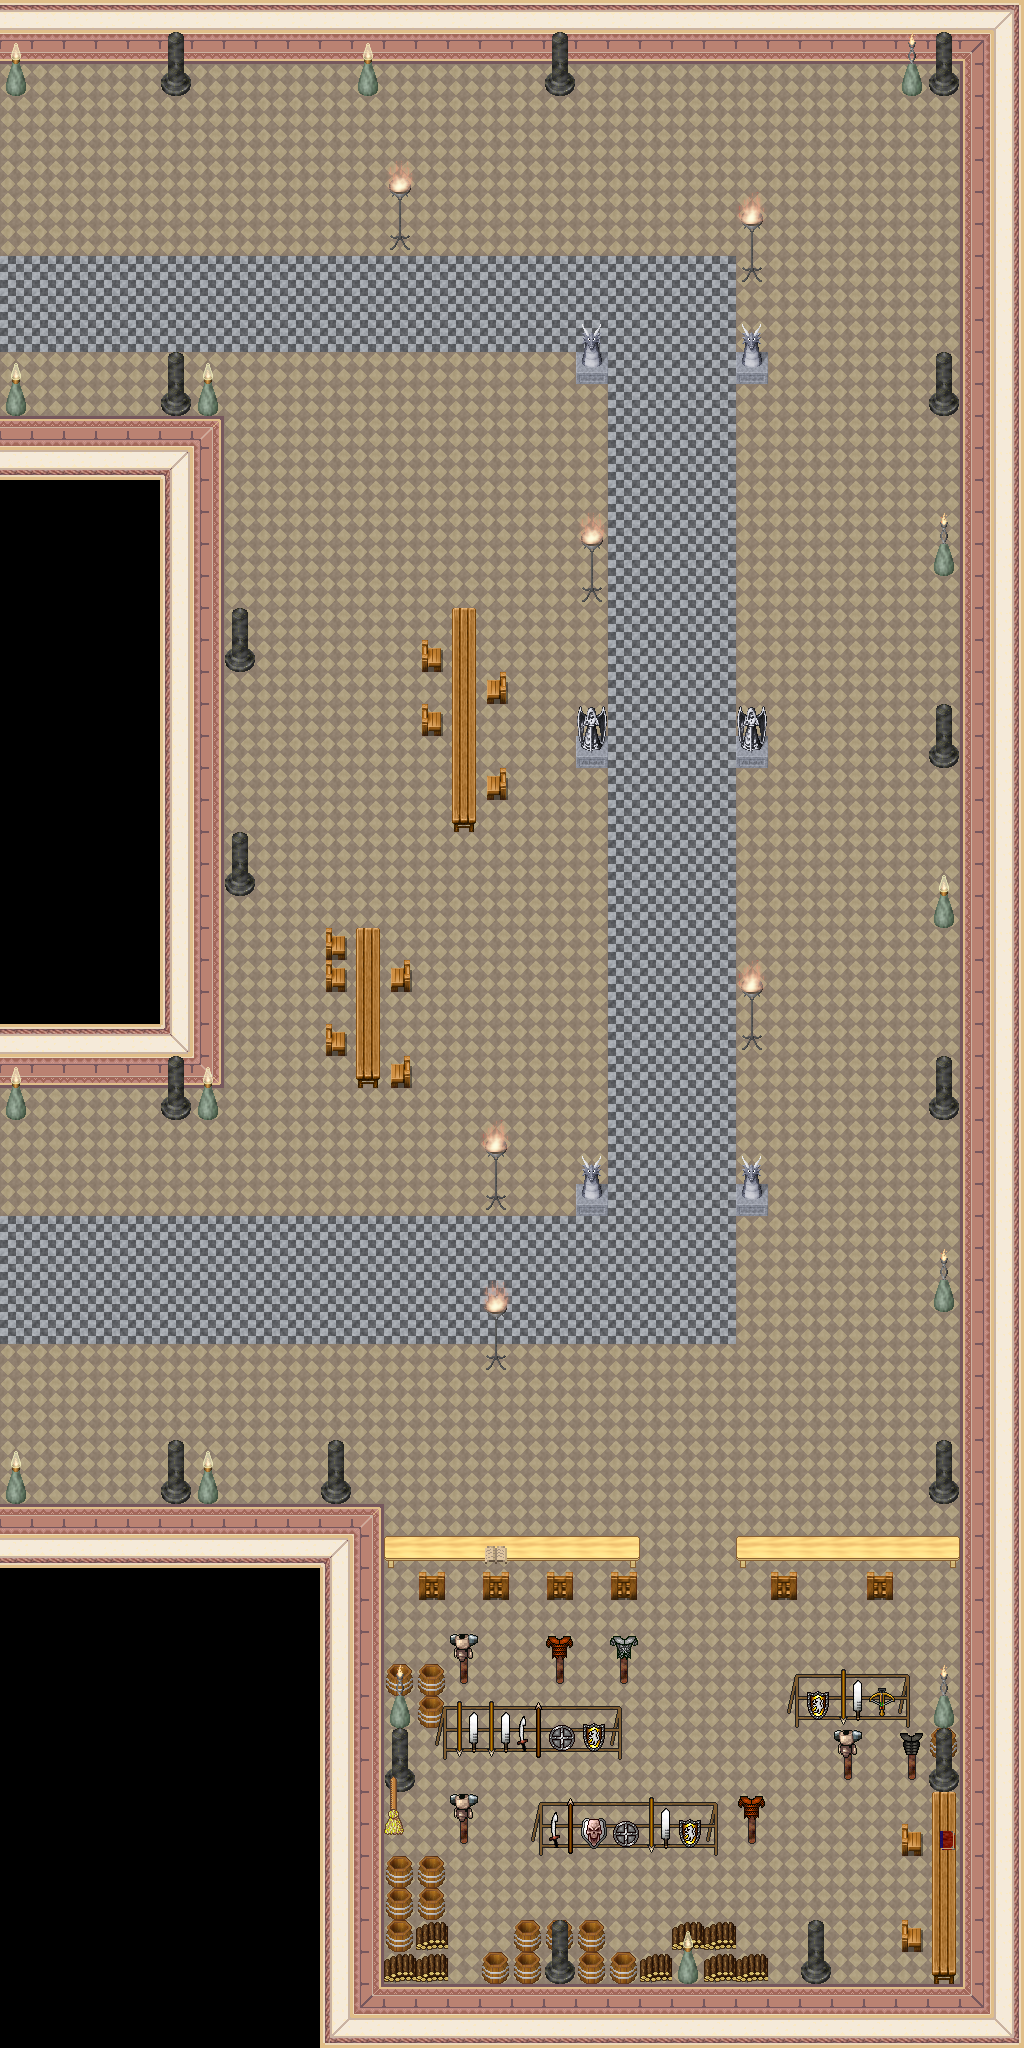

Tiled map render using the project's own tile images. Description and the map definition, with tile-layer contents summarised, below:
An orthogonal 32x64 tile map with 32x32 px tiles, 5 tile layers (0_floor, 1_terrain, 2_object, 3_roof, ...), 3 hidden layers not drawn, 23 tilesets.

<map version="1.0" tiledversion="1.1.3" orientation="orthogonal" renderorder="right-down" width="32" height="64" tilewidth="32" tileheight="32" infinite="0" nextobjectid="1">
 <tileset firstgid="1" name="../../tileset/ground/brown_paving.png" tilewidth="32" tileheight="32" tilecount="2" columns="2">
  <image source="../../tileset/ground/brown_paving.png" width="64" height="32" />
 </tileset>
 <tileset firstgid="3" name="../../tileset/building/wall/int_wall_pale.png" tilewidth="32" tileheight="32" tilecount="16" columns="2">
  <image source="../../tileset/building/wall/int_wall_pale.png" width="64" height="256" />
 </tileset>
 <tileset firstgid="19" name="../../tileset/building/wall/int_wall_purple.png" tilewidth="32" tileheight="32" tilecount="20" columns="2">
  <image source="../../tileset/building/wall/int_wall_purple.png" width="64" height="320" />
 </tileset>
 <tileset firstgid="39" name="../../tileset/item/armor/weapons_rack.png" tilewidth="32" tileheight="32" tilecount="18" columns="9">
  <image source="../../tileset/item/armor/weapons_rack.png" width="288" height="64" />
 </tileset>
 <tileset firstgid="57" name="../../tileset/item/armor/armor.png" tilewidth="32" tileheight="32" tilecount="4" columns="4">
  <image source="../../tileset/item/armor/armor.png" width="128" height="32" />
 </tileset>
 <tileset firstgid="61" name="../../tileset/furniture/chair/wooden_pale.png" tilewidth="32" tileheight="32" tilecount="4" columns="2">
  <image source="../../tileset/furniture/chair/wooden_pale.png" width="64" height="64" />
 </tileset>
 <tileset firstgid="65" name="../../tileset/furniture/light/dark_torch.png" tilewidth="32" tileheight="32" tilecount="8" columns="2">
  <image source="../../tileset/furniture/light/dark_torch.png" width="64" height="128" />
 </tileset>
 <tileset firstgid="73" name="../../tileset/item/statue/metal_and_stone.png" tilewidth="32" tileheight="32" tilecount="6" columns="3">
  <image source="../../tileset/item/statue/metal_and_stone.png" width="96" height="64" />
 </tileset>
 <tileset firstgid="79" name="../../tileset/furniture/table/long_front_on.png" tilewidth="32" tileheight="32" tilecount="3" columns="1">
  <image source="../../tileset/furniture/table/long_front_on.png" width="32" height="96" />
 </tileset>
 <tileset firstgid="82" name="../../tileset/ground/square_paving.png" tilewidth="32" tileheight="32" tilecount="1" columns="1">
  <image source="../../tileset/ground/square_paving.png" width="32" height="32" />
 </tileset>
 <tileset firstgid="83" name="../../tileset/logic/collision.png" tilewidth="32" tileheight="32" tilecount="1" columns="1">
  <image source="../../tileset/logic/collision.png" width="32" height="32" />
 </tileset>
 <tileset firstgid="84" name="../../tileset/logic/creature/human_evil.png" tilewidth="32" tileheight="32" tilecount="10" columns="10">
  <image source="../../tileset/logic/creature/human_evil.png" width="320" height="32" />
 </tileset>
 <tileset firstgid="94" name="../../tileset/ground/ground_2.png" tilewidth="32" tileheight="32" tilecount="4" columns="4">
  <image source="../../tileset/ground/ground_2.png" width="128" height="32" />
 </tileset>
 <tileset firstgid="98" name="../../tileset/item/statue/grey_stone.png" tilewidth="32" tileheight="32" tilecount="4" columns="2">
  <image source="../../tileset/item/statue/grey_stone.png" width="64" height="64" />
 </tileset>
 <tileset firstgid="102" name="../../tileset/furniture/light/iron_lamp.png" tilewidth="32" tileheight="32" tilecount="3" columns="1">
  <image source="../../tileset/furniture/light/iron_lamp.png" width="32" height="96" />
 </tileset>
 <tileset firstgid="105" name="../../tileset/furniture/light/flames.png" tilewidth="32" tileheight="32" tilecount="6" columns="6">
  <image source="../../tileset/furniture/light/flames.png" width="192" height="32" />
 </tileset>
 <tileset firstgid="111" name="../../tileset/item/pot/barrel.png" tilewidth="32" tileheight="32" tilecount="2" columns="1">
  <image source="../../tileset/item/pot/barrel.png" width="32" height="64" />
 </tileset>
 <tileset firstgid="113" name="../../tileset/item/brush.png" tilewidth="32" tileheight="32" tilecount="3" columns="1">
  <image source="../../tileset/item/brush.png" width="32" height="96" />
 </tileset>
 <tileset firstgid="116" name="../../tileset/furniture/table/long_side_on_pale.png" tilewidth="32" tileheight="32" tilecount="3" columns="3">
  <image source="../../tileset/furniture/table/long_side_on_pale.png" width="96" height="32" />
 </tileset>
 <tileset firstgid="119" name="../../tileset/item/documents/book.png" tilewidth="32" tileheight="32" tilecount="4" columns="2">
  <image source="../../tileset/item/documents/book.png" width="64" height="64" />
 </tileset>
 <tileset firstgid="123" name="../../tileset/furniture/other/stick.png" tilewidth="32" tileheight="32" tilecount="2" columns="1">
  <image source="../../tileset/furniture/other/stick.png" width="32" height="64" />
 </tileset>
 <tileset firstgid="125" name="../../tileset/logic/portal.png" tilewidth="32" tileheight="32" tilecount="7" columns="7">
  <image source="../../tileset/logic/portal.png" trans="ff00ff" width="224" height="32" />
 </tileset>
 <tileset firstgid="132" name="item/firewood" tilewidth="32" tileheight="32" tilecount="12" columns="3">
  <image source="../../tileset/item/firewood.png" width="96" height="128" />
 </tileset>
 <layer name="0_floor" width="32" height="64">
  <data>[2048 cells, 2048 non-empty, 3 distinct tile ids]</data>
 </layer>
 <layer name="1_terrain" width="32" height="64">
  <data>[2048 cells, 485 non-empty, 44 distinct tile ids]</data>
 </layer>
 <layer name="2_object" width="32" height="64">
  <data>[2048 cells, 2 non-empty, 2 distinct tile ids]</data>
 </layer>
 <layer name="3_roof" width="32" height="64">
  <data>[2048 cells, 78 non-empty, 18 distinct tile ids]</data>
 </layer>
 <layer name="4_roof_add" width="32" height="64">
  <data>[2048 cells, 13 non-empty, 6 distinct tile ids]</data>
 </layer>
 <layer name="objects" width="32" height="64" visible="0">
  <data>[2048 cells, 31 non-empty, 6 distinct tile ids]</data>
 </layer>
 <layer name="collision" width="32" height="64" visible="0" opacity="0.44">
  <data>[2048 cells, 704 non-empty, 1 distinct tile ids]</data>
 </layer>
 <layer name="protection" width="32" height="64" visible="0">
  <data>[2048 cells, 0 non-empty, 0 distinct tile ids]</data>
 </layer>
</map>
